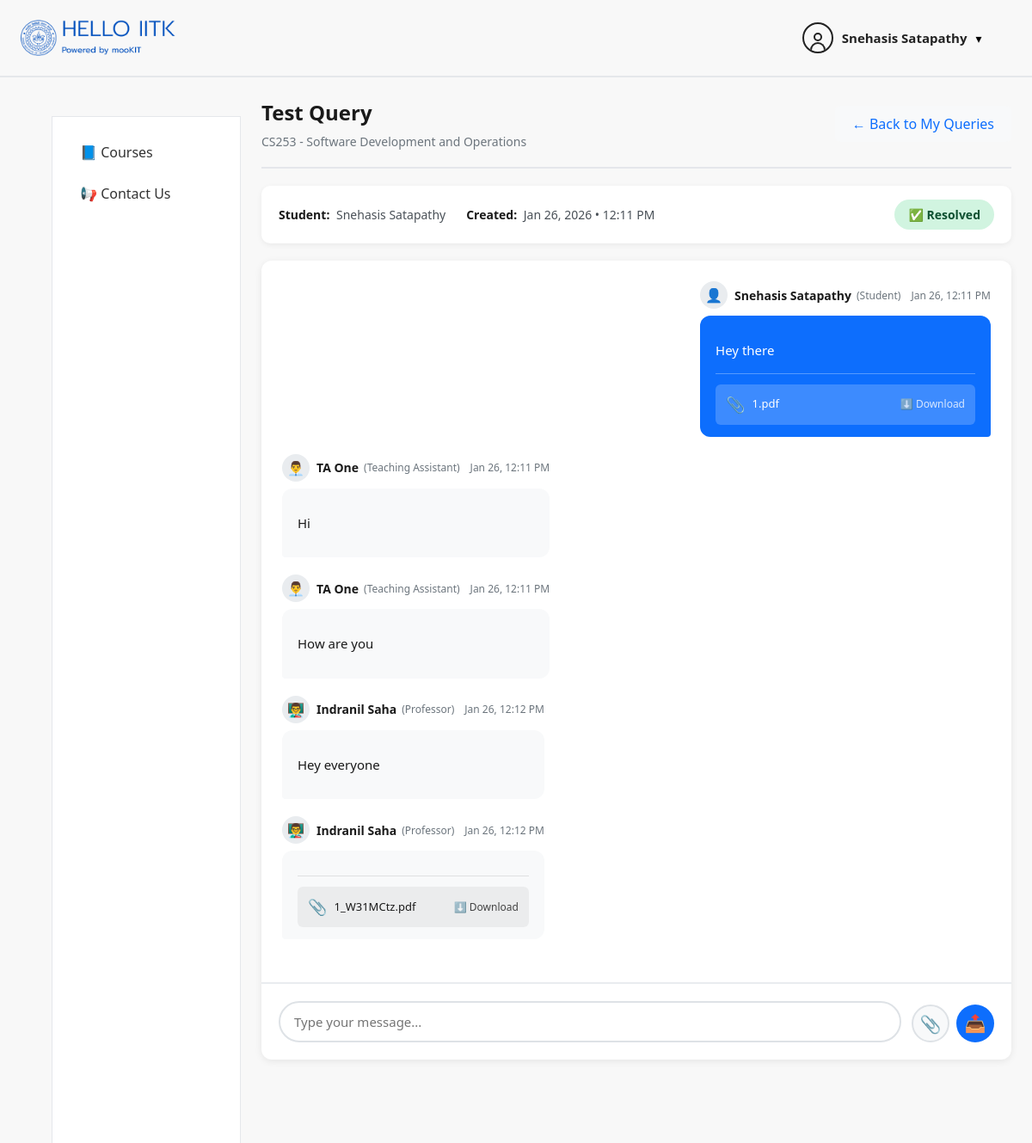
The app's page /queries/1/query/1/ (signed in) with its own data.
### users/models.py (models this page shows, shortened)
class User(AbstractUser):
    ROLE_CHOICES = [
        ('student', 'Student'),
        ('professor', 'Professor'),
        ('ta', 'Teaching Assistant'),
        ('admin', 'Admin'),
    ]
    role = models.CharField(
        max_length=20,
        choices=ROLE_CHOICES,
        default='student'
    )
    department = models.CharField(max_length=100, blank=True)

### queries/models.py (models this page shows, shortened)
class Query(models.Model):
    STATUS_CHOICES = [
        ('open', 'Open'),
        ('in_progress', 'In Progress'),
        ('resolved', 'Resolved'),
    ]
    course = models.ForeignKey(Course, on_delete=models.CASCADE, related_name='queries')
    student = models.ForeignKey(User, on_delete=models.CASCADE, related_name='student_queries')
    title = models.CharField(max_length=200)
    status = models.CharField(max_length=20, choices=STATUS_CHOICES, default='open')
    created_at = models.DateTimeField(auto_now_add=True)
    updated_at = models.DateTimeField(auto_now=True)
    class Meta:
        ordering = ['-updated_at']
        verbose_name_plural = 'Queries'

class QueryMessage(models.Model):
    query = models.ForeignKey(Query, on_delete=models.CASCADE, related_name='messages')
    sender = models.ForeignKey(User, on_delete=models.CASCADE)
    message = models.TextField()
    attachment = models.FileField(upload_to='query_attachments/', blank=True, null=True)
    created_at = models.DateTimeField(auto_now_add=True)
    class Meta:
        ordering = ['created_at']

### courses/models.py (models this page shows, shortened)
class Course(models.Model):
    code = models.CharField(max_length=10, unique=True)
    name = models.CharField(max_length=100)
    semester = models.ForeignKey(
        Semester,
        on_delete=models.CASCADE,
        related_name="courses"
    )

### queries/views.py (the view, shortened to what this page needs)
# urls.py: path('<int:course_id>/query/<int:query_id>/', query_detail, name='query_detail'),
@login_required
def query_detail(request, course_id, query_id):
    query = get_object_or_404(Query, id=query_id, course_id=course_id)
    is_student = CourseStudent.objects.filter(course_id=course_id, student=request.user).exists()
    is_ta = CourseTA.objects.filter(course_id=course_id, ta=request.user).exists()
    is_professor = CourseProfessor.objects.filter(course_id=course_id, professor=request.user).exists()
    if not (is_student or is_ta or is_professor):
        return redirect('/courses/')
    if is_student and query.student != request.user:
        return redirect(f'/queries/{course_id}/')
    messages = query.messages.all()
    course = Course.objects.select_related('semester').get(id=course_id)
    return render(request, 'queries/query_detail.html', {
        'course': course,
        'query': query,
        'messages': messages,
        'course_id': course_id,
        'is_student': is_student,
        'is_ta': is_ta,
        'is_professor': is_professor
    })

### templates/queries/query_detail.html (shortened to what this page needs)
{% extends "courses/base.html" %}
{% load static %}
{% block content %}
<div class="course-detail-header">
  <div class="course-title-section">
    <h1 class="course-title">{{ query.title }}</h1>
    <p class="course-semester">{{ course.code }} - {{ course.name }}</p>
  </div>
  <div class="header-actions">
    {% if is_ta or is_professor %}
      <a href="/queries/{{ course_id }}/ta/" class="back-link">← Back to All Queries</a>
    {% else %}
      <a href="/queries/{{ course_id }}/" class="back-link">← Back to My Queries</a>
    {% endif %}
  </div>
</div>
<div class="query-info-bar">
  <div class="query-info-left">
    <span class="info-item">
      <strong>Student:</strong> {{ query.student.get_full_name|default:query.student.username }}
    </span>
    <span class="info-item">
      <strong>Created:</strong> {{ query.created_at|date:"M d, Y • h:i A" }}
    </span>
  </div>
  {% if is_ta or is_professor %}
    <form method="post" action="/queries/{{ course_id }}/query/{{ query.id }}/update-status/" class="status-form">
      {% csrf_token %}
      <label for="status">Status:</label>
      <select name="status" id="status" class="status-select" onchange="this.form.submit()">
        <option value="open" {% if query.status == 'open' %}selected{% endif %}>🔵 Open</option>
        <option value="in_progress" {% if query.status == 'in_progress' %}selected{% endif %}>🟡 In Progress</option>
        <option value="resolved" {% if query.status == 'resolved' %}selected{% endif %}>✅ Resolved</option>
      </select>
    </form>
  {% else %}
    <span class="status-badge-large status-{{ query.status }}">
      {% if query.status == 'open' %}
        🔵 Open
      {% elif query.status == 'in_progress' %}
        🟡 In Progress
      {% else %}
        ✅ Resolved
      {% endif %}
    </span>
  {% endif %}
</div>
<div class="chat-container">
  <div class="messages-list" id="messages-list">
    {% for message in messages %}
      <div class="message {% if message.sender == request.user %}message-own{% else %}message-other{% endif %}">
        <div class="message-header">
          <div class="message-sender">
            <div class="sender-avatar">
              {% if message.sender.role == 'student' %}
                👤
              {% elif message.sender.role == 'professor' %}
                👨‍🏫
              {% else %}
                👨‍💼
              {% endif %}
            </div>
            <div class="sender-info">
              <strong>{{ message.sender.get_full_name|default:message.sender.username }}</strong>
              <span class="sender-role">({{ message.sender.get_role_display }})</span>
            </div>
          </div>
          <span class="message-time">{{ message.created_at|date:"M d, h:i A" }}</span>
        </div>
        <div class="message-content">
          {{ message.message|linebreaks }}
          {% if message.attachment %}
            <div class="message-attachment">
              <a href="{{ message.attachment.url }}" class="attachment-link" download>
                <span class="attachment-icon">📎</span>
                <span class="attachment-name">{{ message.attachment.name|slice:"19:" }}</span>
                <span class="attachment-action">⬇️ Download</span>
              </a>
            </div>
          {% endif %}
        </div>
      </div>
    {% endfor %}
  </div>
  <div class="message-input-container">
    <form method="post" enctype="multipart/form-data" class="message-form" id="message-form">
      <div class="input-wrapper">
        <textarea
          name="message"
          id="message-input"
          class="message-textarea"
          placeholder="Type your message..."
          rows="1"
        ></textarea>
        <div class="input-actions">
          <label for="attachment-input" class="attach-btn" title="Attach file">
            📎
          </label>
          <button type="submit" class="send-btn" title="Send message">
            <span class="send-icon">📤</span>
          </button>
        </div>
      </div>
    </form>
  </div>
</div>
{% endblock %}

### templates/courses/includes/header.html (shortened to what this page needs)
{% load static %}
<header class="topbar">
  <div class="topbar-left">
    <img src="{% static 'img/iitk_logo.png' %}" class="topbar-logo">
  </div>
  <div class="profile-wrapper">
    <div class="profile-trigger" onclick="toggleProfileDropdown()">
      <div class="profile-icon">
        <div class="profile-head"></div>
        <div class="profile-body"></div>
      </div>
      <span class="profile-name">
        {{ request.user.get_full_name|default:request.user.username }}
      </span>
      <span class="chevron">▾</span>
    </div>
  </div>
</header>

### static/css/courses.css (style rules this page uses)
* { box-sizing: border-box; }
body { margin: 0; font-family: "Segoe UI", Arial, sans-serif; background: #ffffff; }
.profile-wrapper { margin-right: 3%; }
.profile-icon { width: 36px; height: 36px; border: 2px solid #222; border-radius: 50%; position: relative; cursor: pointer; overflow: hidden; }
.profile-head { width: 10px; height: 10px; bottom:-3px; border: 2px solid #222; border-radius: 50%; position: absolute; top: 10px; left: 50%; transform: translateX(-50%); background: transparent; transition: background 0.2s ease; }
.profile-body { width: 18px; height: 10px; border: 2px solid #222; border-bottom: none; border-radius: 10px 10px 0 0; position: absolute; bottom: 1px; left: 50%; transform: translateX(-50%); background: transparent; transition: background 0.2s ease; }
.profile-name { font-size: 14px; font-weight: 500; }
.profile-wrapper { position: relative; display: flex; align-items: center; }
.profile-trigger { display: flex; align-items: center; gap: 10px; cursor: pointer; }
.profile-icon { width: 36px; height: 36px; border: 2px solid #222; border-radius: 50%; display: flex; align-items: center; justify-content: center; }
.profile-name { font-size: 15px; font-weight: 600; color: #222; }
.chevron { font-size: 14px; }
.topbar { height: 90px; display: flex; justify-content: space-between; align-items: center; padding: 0 24px; border-bottom: 2px solid #e5e7eb; background: #f8f8f8; }
.topbar-left { width: 200px; display: flex; align-items: center; gap: 12px; }
.topbar-logo { width: 200px; }

### records on screen
User: user.get_full_name "Snehasis Satapathy"
Query: title "Test Query", student.get_full_name "Snehasis Satapathy", created_at "Jan 26, 2026 • 12:11 PM"
Course: code "CS253", name "Software Development and Operations"
QueryMessage: sender.get_full_name "Snehasis Satapathy", sender.role "Student", created_at "Jan 26, 12:11 PM", message "Hey there", attachment.name "1.pdf"
QueryMessage: sender.get_full_name "TA One", sender.role "Teaching Assistant", created_at "Jan 26, 12:11 PM", message "Hi"
QueryMessage: sender.get_full_name "TA One", sender.role "Teaching Assistant", created_at "Jan 26, 12:11 PM", message "How are you"
QueryMessage: sender.get_full_name "Indranil Saha", sender.role "Professor", created_at "Jan 26, 12:12 PM", message "Hey everyone"
QueryMessage: sender.get_full_name "Indranil Saha", sender.role "Professor", created_at "Jan 26, 12:12 PM", attachment.name "1_W31MCtz.pdf"
